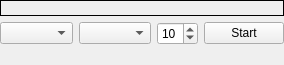
<?xml version="1.0" encoding="UTF-8"?>
<ui version="4.0">
 <class>CamViewWidget</class>
 <widget class="QWidget" name="CamViewWidget">
  <property name="geometry">
   <rect>
    <x>0</x>
    <y>0</y>
    <width>284</width>
    <height>63</height>
   </rect>
  </property>
  <layout class="QVBoxLayout" name="verticalLayout">
   <property name="leftMargin">
    <number>0</number>
   </property>
   <property name="topMargin">
    <number>0</number>
   </property>
   <property name="rightMargin">
    <number>0</number>
   </property>
   <property name="bottomMargin">
    <number>0</number>
   </property>
   <item>
    <widget class="QLabel" name="labelImage">
     <property name="sizePolicy">
      <sizepolicy hsizetype="Preferred" vsizetype="Expanding">
       <horstretch>0</horstretch>
       <verstretch>0</verstretch>
      </sizepolicy>
     </property>
     <property name="frameShape">
      <enum>QFrame::Box</enum>
     </property>
     <property name="alignment">
      <set>Qt::AlignCenter</set>
     </property>
    </widget>
   </item>
   <item>
    <layout class="QHBoxLayout" name="horizontalLayout">
     <item>
      <widget class="QComboBox" name="comboDevice">
       <property name="sizePolicy">
        <sizepolicy hsizetype="Expanding" vsizetype="Fixed">
         <horstretch>0</horstretch>
         <verstretch>0</verstretch>
        </sizepolicy>
       </property>
      </widget>
     </item>
     <item>
      <widget class="QComboBox" name="comboMode"/>
     </item>
     <item>
      <widget class="QSpinBox" name="spinFps">
       <property name="minimum">
        <number>1</number>
       </property>
       <property name="maximum">
        <number>30</number>
       </property>
       <property name="value">
        <number>10</number>
       </property>
      </widget>
     </item>
     <item>
      <widget class="QPushButton" name="btnStartStop">
       <property name="text">
        <string>Start</string>
       </property>
      </widget>
     </item>
    </layout>
   </item>
   <item>
    <widget class="QLabel" name="labelStatus">
     <property name="text">
      <string/>
     </property>
    </widget>
   </item>
  </layout>
 </widget>
 <resources/>
 <connections/>
</ui>
